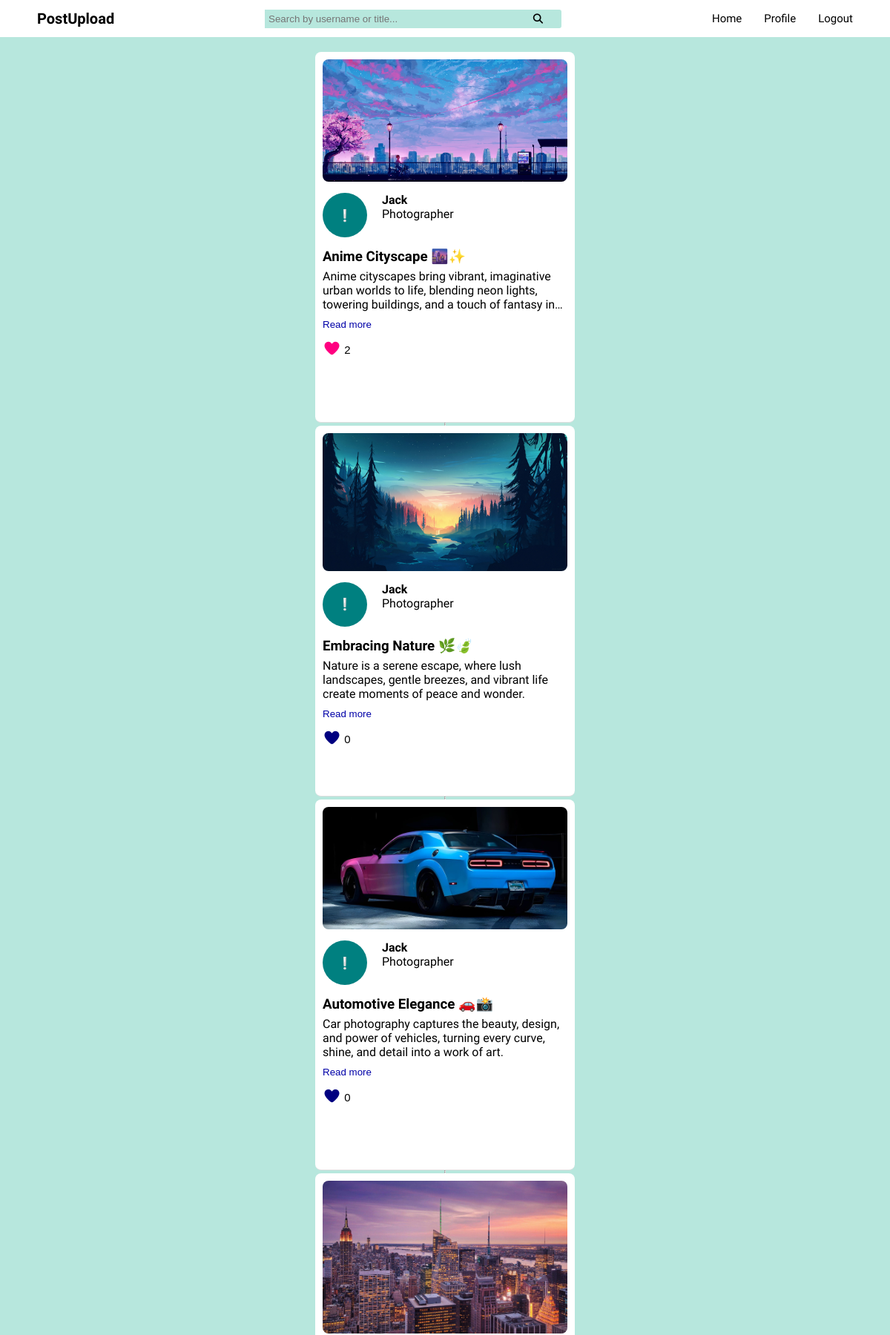
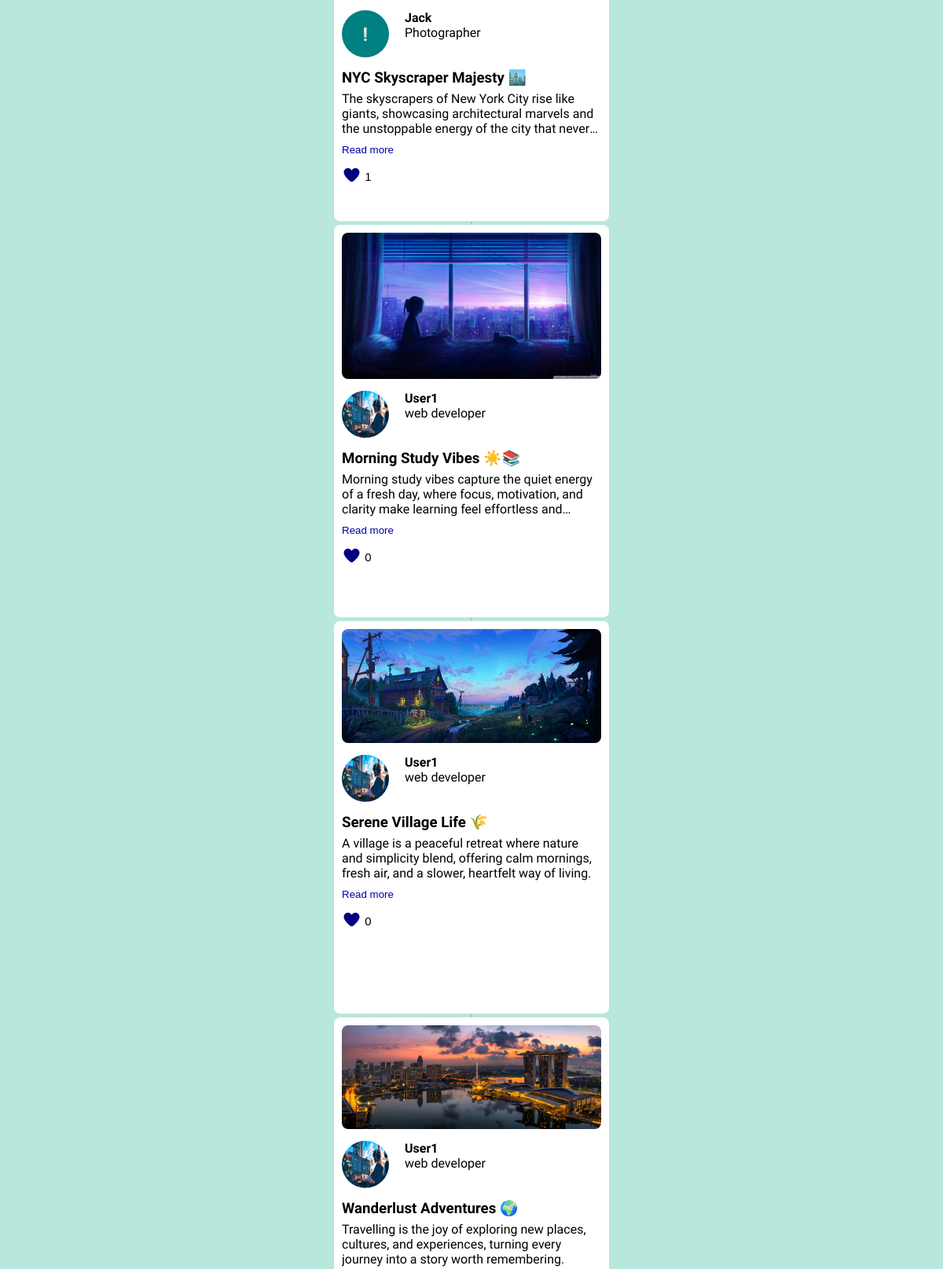
The app's page /dashboard/ (signed in, upper part) with its own data (2 pictures, top to bottom).
### postupload_app/models.py (models this page shows, shortened)
class Post(models.Model):
    user = models.ForeignKey(User, on_delete=models.CASCADE)
    title = models.CharField(max_length=200)
    description = models.TextField(blank=True, null=True)
    post_img = models.ImageField(upload_to="post_pics/", blank=True, null=True)
    created_at = models.DateTimeField(auto_now_add=True)
    updated_at = models.DateTimeField(auto_now=True)   # <-- NEW

class UserProfile(models.Model):
    user = models.OneToOneField(User, on_delete=models.CASCADE)
    name = models.CharField(max_length=100)
    profession = models.CharField(max_length=100)
    profile_pic = models.ImageField(upload_to="profile_pics/", blank=True, null=True)

### postupload_app/views.py (the view)
# urls.py: path('dashboard/', views.dashboard_view, name='dashboard'),
@login_required(login_url='login')
def dashboard_view(request):
    posts = Post.objects.all().order_by("-created_at")  # latest first
    for post in posts:
        post.is_liked = post.likes.filter(user=request.user).exists()
    return render(request, "dashboard.html", {"posts": posts})

### postupload_app/templates/dashboard.html (shortened to what this page needs)
{% extends 'layouts/app.html' %}
{% load static %}
{% block css %}
<link rel="stylesheet" href="{% static 'css/dashboard.css' %}">
{% endblock%}
{% block content %}
<div id="show-feed">
    {% for post in posts %}
        {% include "post_card.html" %}
    {% endfor %}
</div>
{% endblock %}

### postupload_app/templates/layouts/app.html (shortened to what this page needs)
{% load static %}
<!DOCTYPE html>
<html lang="en">
<head>
    <link rel="stylesheet" href="https://cdnjs.cloudflare.com/ajax/libs/font-awesome/7.0.1/css/all.min.css">
    <link rel="stylesheet" href="{% static 'css/base.css' %}">
    {% block css %}
    {% endblock %}
</head>
<body>
    <nav class="navbar">
        <a class="logo" href="{% url 'dashboard' %}">PostUpload</a>
        <form method="get" action="{% url 'search' %}" class="search-form">
            <input type="text" class="search-inp" name="q" placeholder="Search by username or title..." required>
            <button type="submit"><i class="fa-solid fa-magnifying-glass"></i></button>
        </form>
        <div class="action-links">
            <a href="{% url 'dashboard' %}">Home</a>
            <a href="{% url 'profile' %}">Profile</a>
            <a href="{% url 'logout' %}">Logout</a>
        </div>
    </nav>
    {% block content %}
    {% endblock %}
</body>
</html>

### postupload_app/templates/post_card.html (shortened to what this page needs)
{% extends 'layouts/app.html' %}
{% load static %}
{% block css %}
<link rel="stylesheet" href="{% static 'css/dashboard.css' %}">
{% endblock%}
{% block content %}
<div class="feed-container" id="feed-container">
    <div class="feed" id="feed">
        {% for post in posts %}
        <div class="post-card" data-id="{{ post.id }}">
            {% if post.post_img %}
            <img src="{{ post.post_img.url }}" class="post-img" alt="Post Image">
            {% endif %}
            <a href="{% url 'user-profile' post.user.username %}" class="profile-link">
                <div class="profile-info">
                    {% if post.user.userprofile.profile_pic %}
                    <img src="{{ post.user.userprofile.profile_pic.url }}" class="profile-pic">
                    {%else%}
                    <p
                        style="border-radius: 50%; background-color: teal; height: 60px; width: 60px; text-align: center;display: flex;align-items: center;justify-content: center;">
                        ❕</p>
                    {% endif %}
                    <div>
                        {%if post.user.userprofile.name %}
                        <h4>{{ post.user.userprofile.name }}</h4>
                        {%else%}
                        <h4>{{post.user.username}}</h4>
                        {%endif%}
                        {%if post.user.userprofile.profession %}
                        <p>{{ post.user.userprofile.profession }}</p>
                        {%else%}
                        <p>Individual</p>
                        {%endif%}
                    </div>
                </div>
            </a>
            <h3 style="margin-bottom: 6px;">{{ post.title }}</h3>
            <div class="description-container">
                <p class="description">{{ post.description }}</p>
                {% if post.description|length > 100 %}
                <button class="read-more-btn">Read more</button>
                {% endif %}
            </div>
            <button class="like-btn" data-id="{{ post.id }}">
                <i class="fa-solid fa-heart heart-icon {% if post.is_liked %}liked{% endif %}"></i>
                <span class="like-count">{{ post.likes.count }}</span>
            </button>
        </div>
        <hr>
        <hr>
        {% endfor %}
    </div>
</div>
{% endblock %}

### postupload_app/static/css/base.css (style rules this page uses)
* { margin: 0; padding: 0; box-sizing: border-box; }
body { background-color: #b7e7dd; font-family: 'quicksand'; }
.navbar { height: 50px; width: 100%; background-color: white; display: flex; justify-content: space-between; align-items: center; padding: 0px 50px; position: fixed; top: 0; left: 0; }
.navbar a { text-decoration: none; color: black; }
.action-links { display: flex; gap: 30px; font-size: 15px; font-weight: 450; }
.logo { font-size: 20px; font-weight: 600; }
.search-inp { background-color: #b7e7dd; border: none; outline: none; padding: 5px; width: 89%; }

### postupload_app/templates/post_card.html (style rules this page uses)
.feed-container { height: 100%; overflow-y: scroll; scroll-snap-type: y mandatory; scrollbar-width: none; }
.feed { display: flex; flex-direction: column; justify-content: center; align-items: center; margin-top: 70px; }
.post-card { height: 500px; width: 350px; scroll-snap-align: start; padding: 10px; box-sizing: border-box; background: white; border-bottom: 1px solid #ddd; display: flex; flex-direction: column; border-radius: 8px; }
.post-img { max-width: 100%; max-height: 60%; border-radius: 8px; margin-bottom: 15px; cursor: pointer; }
.profile-info { display: flex; gap: 20px; margin-bottom: 15px; }
.profile-pic { width: 60px; height: 60px; border-radius: 50%; }
.description-container { width: 100%; }
.description-container .description { display: -webkit-box; -webkit-line-clamp: 3; line-clamp: 3; -webkit-box-orient: vertical; overflow: hidden; text-align: start; }
.read-more-btn { margin-top: 5px; background: white; color: #0000a8; border: none; padding: 5px 0; border-radius: 4px; cursor: pointer; }
.profile-link { text-decoration: none; color: black; }
.like-btn { background-color: transparent; width: 50px; border: none; outline: none; text-align: start; margin-top: 10px; font-size: 15px; }
.heart-icon { font-size: 20px; color: navy; transition: color 0.3s; }
.heart-icon.liked { color: rgb(255, 0, 128) }

### records on screen
Post: post_img (picture), user.userprofile.name "Jack", user.userprofile.profession "Photographer", title "Anime Cityscape 🌆✨", description "Anime cityscapes bring vibrant, imaginative urban worlds to life, blending neon lights, towering buildings, and a touch of fantasy…", shows "Read more", likes.count "2"
Post: post_img (picture), user.userprofile.name "Jack", user.userprofile.profession "Photographer", title "Embracing Nature 🌿🍃", description "Nature is a serene escape, where lush landscapes, gentle breezes, and vibrant life create moments of peace and wonder.", shows "Read more", likes.count "0"
Post: post_img (picture), user.userprofile.name "Jack", user.userprofile.profession "Photographer", title "Automotive Elegance 🚗📸", description "Car photography captures the beauty, design, and power of vehicles, turning every curve, shine, and detail into a work of art.", shows "Read more", likes.count "0"
Post: post_img (picture), user.userprofile.name "Jack", user.userprofile.profession "Photographer", title "NYC Skyscraper Majesty 🏙️", description "The skyscrapers of New York City rise like giants, showcasing architectural marvels and the unstoppable energy of the city that…", shows "Read more", likes.count "1"
Post: post_img (picture), user.userprofile.profile_pic (picture), user.userprofile.name "User1", user.userprofile.profession "web developer", title "Morning Study Vibes ☀️📚", description "Morning study vibes capture the quiet energy of a fresh day, where focus, motivation, and clarity make learning feel effortless…", shows "Read more", likes.count "0"
Post: post_img (picture), user.userprofile.profile_pic (picture), user.userprofile.name "User1", user.userprofile.profession "web developer", title "Serene Village Life 🌾", description "A village is a peaceful retreat where nature and simplicity blend, offering calm mornings, fresh air, and a slower, heartfelt way of living.", shows "Read more", likes.count "0"
Post: post_img (picture), user.userprofile.profile_pic (picture), user.userprofile.name "User1", user.userprofile.profession "web developer", title "Wanderlust Adventures 🌍", description "Travelling is the joy of exploring new places, cultures, and experiences, turning every journey into a story worth remembering."
